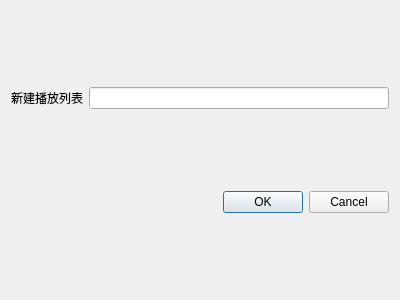
<?xml version="1.0" encoding="UTF-8"?>
<ui version="4.0">
 <class>Dialog</class>
 <widget class="QDialog" name="Dialog">
  <property name="geometry">
   <rect>
    <x>0</x>
    <y>0</y>
    <width>400</width>
    <height>300</height>
   </rect>
  </property>
  <property name="windowTitle">
   <string>Dialog</string>
  </property>
  <layout class="QGridLayout" name="gridLayout">
   <item row="0" column="0">
    <layout class="QHBoxLayout" name="horizontalLayout">
     <item>
      <widget class="QLabel" name="label">
       <property name="text">
        <string>新建播放列表</string>
       </property>
      </widget>
     </item>
     <item>
      <widget class="QLineEdit" name="lineEdit"/>
     </item>
    </layout>
   </item>
   <item row="1" column="0">
    <widget class="QDialogButtonBox" name="buttonBox">
     <property name="orientation">
      <enum>Qt::Horizontal</enum>
     </property>
     <property name="standardButtons">
      <set>QDialogButtonBox::Cancel|QDialogButtonBox::Ok</set>
     </property>
    </widget>
   </item>
  </layout>
 </widget>
 <resources/>
 <connections>
  <connection>
   <sender>buttonBox</sender>
   <signal>accepted()</signal>
   <receiver>Dialog</receiver>
   <slot>accept()</slot>
   <hints>
    <hint type="sourcelabel">
     <x>248</x>
     <y>254</y>
    </hint>
    <hint type="destinationlabel">
     <x>157</x>
     <y>274</y>
    </hint>
   </hints>
  </connection>
  <connection>
   <sender>buttonBox</sender>
   <signal>rejected()</signal>
   <receiver>Dialog</receiver>
   <slot>reject()</slot>
   <hints>
    <hint type="sourcelabel">
     <x>316</x>
     <y>260</y>
    </hint>
    <hint type="destinationlabel">
     <x>286</x>
     <y>274</y>
    </hint>
   </hints>
  </connection>
 </connections>
</ui>
